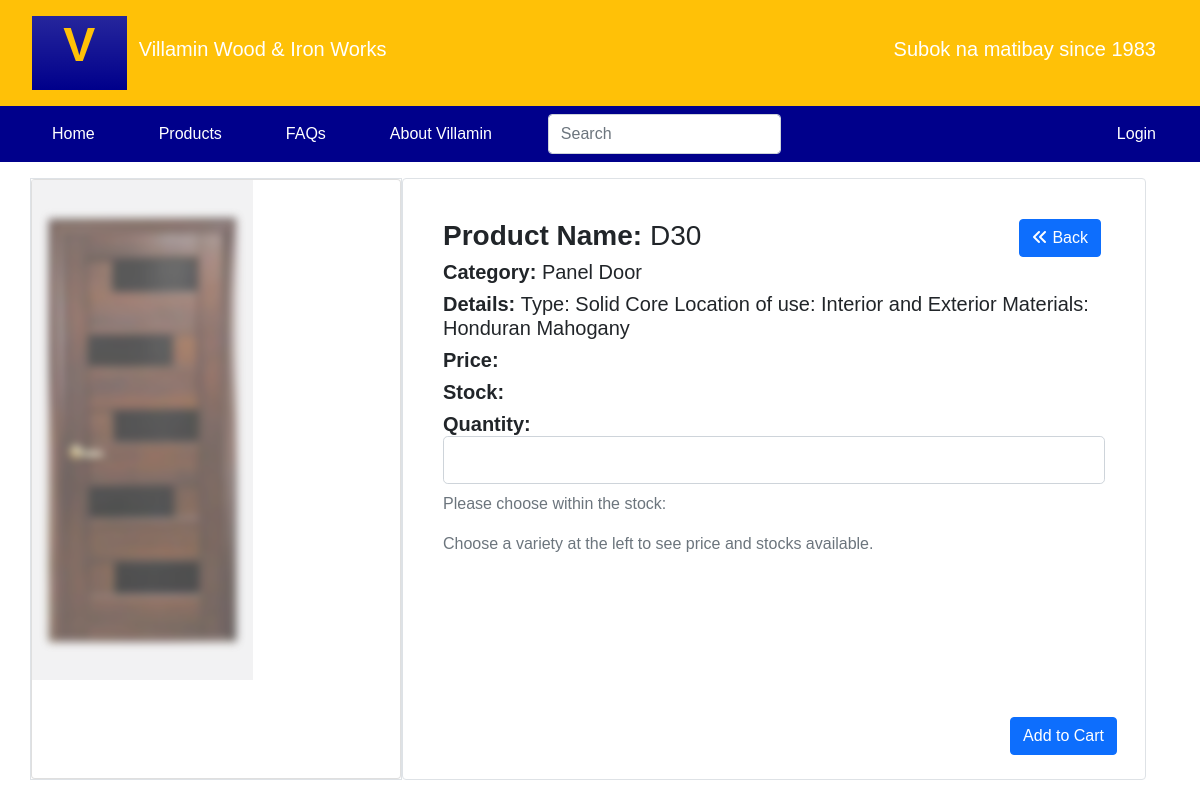
Page /products/show/9 on the earlier database version.
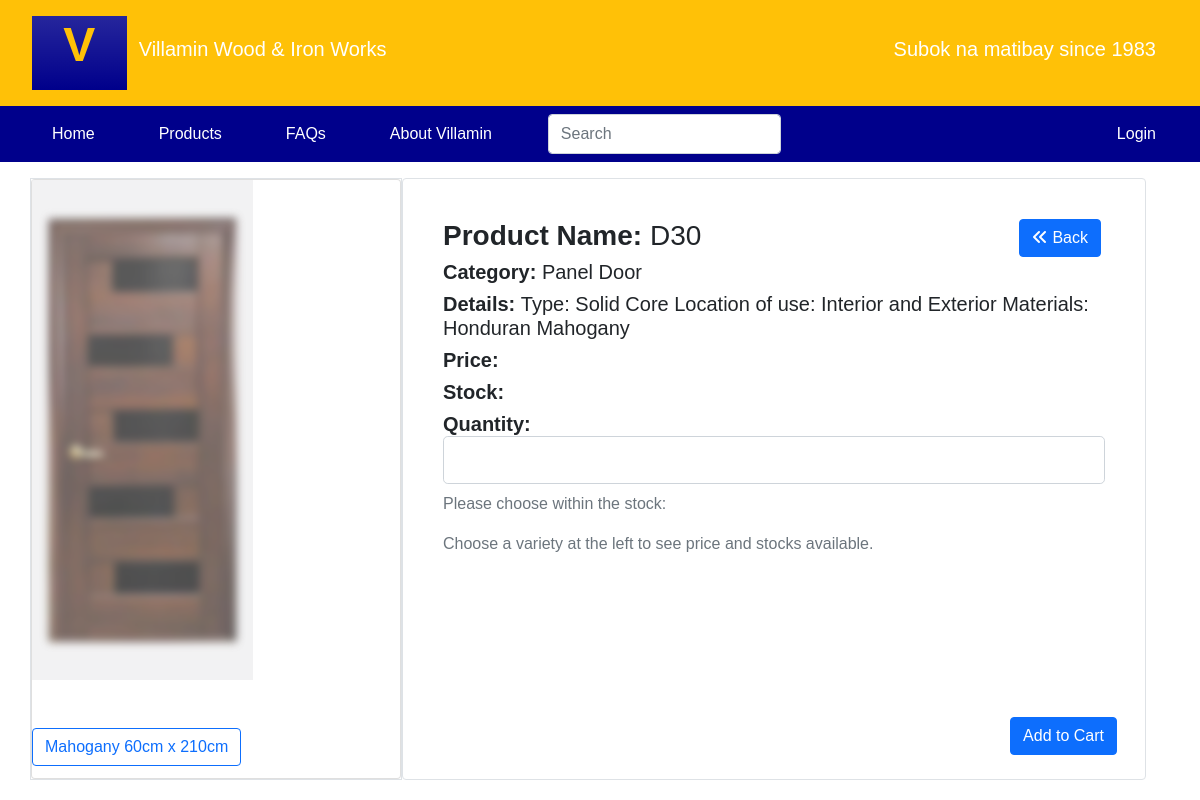
Same page on the later database version.
### tables this page shows
CREATE TABLE IF NOT EXISTS `product_var` (
  `id` int(11) NOT NULL AUTO_INCREMENT,
  `productId` int(11) NOT NULL,
  `color` varchar(45) NOT NULL,
  `size` varchar(45) NOT NULL,
  `img` varchar(45) DEFAULT NULL,
  `stock` int(11) NOT NULL,
  `price` decimal(6,2) NOT NULL,
  `featured` int(1) NOT NULL DEFAULT 0,
  `createdOn` datetime NOT NULL,
  `createdBy` varchar(45) NOT NULL,
  `updatedOn` datetime DEFAULT NULL,
  `updatedBy` varchar(45) DEFAULT NULL,
  PRIMARY KEY (`id`),
  UNIQUE KEY `id_UNIQUE` (`id`),
  KEY `product_varsToProducts_idx` (`productId`)
);

### app/controllers/Products.php (called while the page is built, shortened)
<?php
    class Products extends Controller {
        public function __construct(){
            $this->productModel = $this->model("Product");
        }
        public function show($id){
			$product = $this->productModel->getProductById($id);
			$productVars = $this->productModel->getVarProductByProductId($id);
            $data = [
				"product" => $product,
				"productVars" => $productVars
            ];
            $this->view("products/show", $data);
        }
    }

### app/libraries/Core.php (called while the page is built, shortened)
<?php
class Core {
    protected $currentController = 'Pages';
    protected $currentMethod = 'index';
    public function __construct(){
        $url = $this->getUrl();
        if(isset($url[0]) && file_exists('../app/controllers/' . ucwords($url[0]). '.php')){
            $this->currentController = ucwords($url[0]);
            unset($url[0]);
        }
        elseif (isset($url[1]) && file_exists('../app/controllers/admin/' . ucwords($url[1]). '.php')){
            $this->currentController = ucwords($url[1]);
            unset($url[1]);
            require_once '../app/controllers/admin/' . $this->currentController . '.php';
        } else {
            require_once '../app/controllers/' . $this->currentController . '.php';
        }
        $this->currentController = new $this->currentController;
        if(isset($url[1])){
            if(method_exists($this->currentController, $url[1])){
                $this->currentMethod = $url[1];
                unset($url[1]);
            }
        }
        $this->params = $url ? array_values($url) : [];
        call_user_func_array([$this->currentController, $this->currentMethod], $this->params);
    }
    public function getUrl(){
        if(isset($_GET['url'])){
            $url = rtrim($_GET['url'], '/');
            $url = filter_var($url, FILTER_SANITIZE_URL);
            $url = explode('/', $url);
            return $url;
        }
    }
}

### public/index.php (called while the page is built, shortened)
<?php
$init = new Core;

### app/libraries/Database.php (called while the page is built, shortened)
<?php
    class Database {
        private $host = DB_HOST;
        private $user = DB_USER;
        private $pass = DB_PASS;
        private $dbname = DB_NAME;
        private $dbh;
        private $stmt;
        public function __construct(){
            $dsn = 'mysql:host=' . $this->host . ';dbname=' . $this->dbname;
            $options = array(
                PDO::ATTR_PERSISTENT => true,
                PDO::ATTR_ERRMODE => PDO::ERRMODE_EXCEPTION
            );
            try {
                $this->dbh = new PDO($dsn, $this->user, $this->pass, $options);
            } catch(PDOException $err){
                $this->error = $err->getMessage();
                echo $this->error;
            }
        }
        public function query($sql){
            $this->stmt = $this->dbh->prepare($sql);
        }
        public function bind($param, $value, $type=null){
            if(is_null($type)){
                switch (true){
                    default:
                        $type = PDO::PARAM_STR;
                }
            }
            $this->stmt->bindValue($param, $value, $type);
        }
        public function execute(){
            return $this->stmt->execute();
        }
        public function resultSet(){
            $this->execute();
            return $this->stmt->fetchAll(PDO::FETCH_OBJ);
        }
    }

### app/models/Product.php (called while the page is built, shortened)
<?php
    class Product {
        private $db;
        public function __construct(){
            $this->db = new Database;
        }
		public function getProductById($id){
			$this->db->query("SELECT * FROM products WHERE id = :id");
			$this->db->bind(":id", $id);
			$row = $this->db->single();
			return $row;
		}
		public function getVarProductByProductId($id){
			$this->db->query(
				"SELECT var.id as id, p.product_name as product_name, productId, color, size, p.img as img, stock, price, var.img as varImg, featured
					FROM product_var var
					LEFT JOIN products p ON var.productId = p.id
					WHERE p.id = :id");
			$this->db->bind(":id", $id);
			$results = $this->db->resultSet();
			return $results;
		}
    }
?>

### app/views/products/show.php (the view, shortened to what the changed rows need)
<?php require APPROOT . "/views/templates/header.php"; ?>
<div class="container mt-3">
	<?php if(!$data['product']){
		echo "<div class='card card-body mb-3 text-center'><b>Not able to get any data! Please Contact Support.</b></div>";}
	else{ ?>
        <form action="<?php echo URLROOT.'/transactions/addToCart'?>" method="post" style="display: inline">
            <div class="row">
                <div class="row row-cols-lg-2 row-cols-md-2 row-cols-1">
                    <div class="col-lg-4 col-md-4 col p-0 border">
                        <div class="card h-100 m-auto" style="min-height: 600px">
                            <div>
								<?php foreach($data['productVars'] as $productVar) : ?>
                                    <label class="btn btn-outline-primary" for="<?php echo $productVar->id; ?>">
										<?php echo $productVar->color." ".$productVar->size ?>
                                    </label>
								<?php endforeach; ?>
                            </div>
                        </div>
                    </div>
                </div>
            </div>
        </form>
	<?php } ?>
</div>
<?php require APPROOT . "/views/templates/footer.php"; ?>

Differences in the rows shown:
added product_var: color "Mahogany", size "60cm x 210cm"
